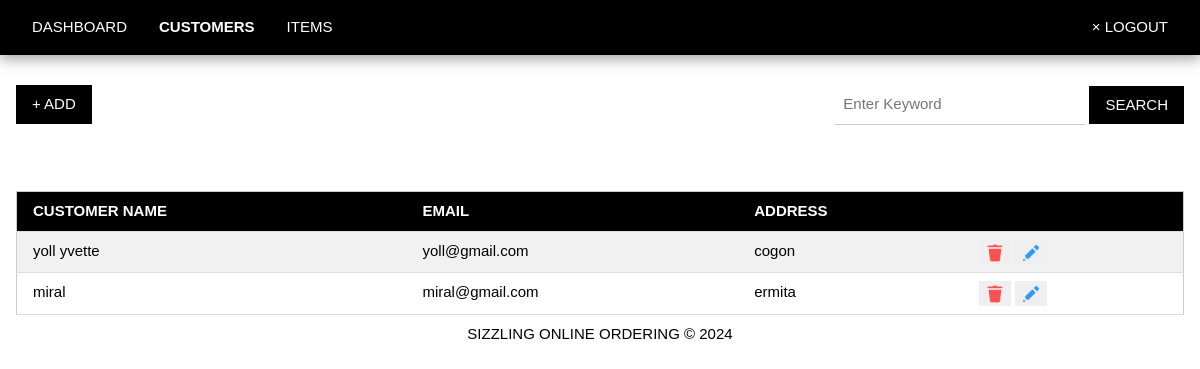
The page /admin/customers (signed in) on the database its author committed.
### tables this page shows
CREATE TABLE `Customer` (
'c_id' integer primary key autoincrement,
'c_name' varchar(50),
'email' varchar(100) unique on conflict ignore,
'c_address' varchar(100),
'password' varchar(50));

### app.py (the view)
@app.route("/admin/customers")
def admin_customers():
    if 'admin' in session:
        head = ['customer name','email','address']
        rows = getall('Customer')
        return render_template("admin_customers.html",title="admin",header=head,customerlist=rows,search=None)
    elif 'user' in session:
        return redirect(url_for("user_items"))
    else:
        flash("Login Properly!!!")
        return redirect(url_for("login"))

### dbhelper.py (called while the page is built)
def connect():
    return sqlite3.connect(database)

def getprocess(sql:str)->list:
    conn = connect()
    conn.row_factory = sqlite3.Row #return dictionary format
    cursor = conn.cursor()
    cursor.execute(sql)
    rows = cursor.fetchall()
    cursor.close()
    return rows

def getall(table)->list:
    sql:str = f"SELECT * FROM `{table}`"
    return getprocess(sql)

### templates/admin_customers.html (shortened to what this page needs)
{% extends 'base_admin.html' %}
{% block nav %}
	<a href="{{ url_for('admin_dashboard') }}" class="w3-bar-item w3-left w3-button w3-hover-white">DASHBOARD</a>
	<a href="{{ url_for('admin_customers') }}" class="w3-bar-item w3-left w3-button w3-hover-white" style="font-weight: bold">CUSTOMERS</a>
	<a href="{{ url_for('admin_items') }}" class="w3-bar-item w3-left w3-button w3-hover-white">ITEMS</a>
{% endblock %}
{% block content %}
	<div>
		<button style="display:inline" class="w3-button w3-black" onclick="document.getElementById('addmodal').style.display='block'">+ ADD</button>
		<form method="post" action="/admin/customers/search" style="display:inline" class="w3-right">
			<input type="text" name="search" id="search" class="w3-input" placeholder="Enter Keyword" style="width:250px;display:inline;" required>
			<input type="submit" value="SEARCH" class="w3-button w3-black">
		</form>
	</div>
	<br>
	<br><br>
	<div class="w3-responsive">
	<table class="w3-table-all w3-animate-top w3-hoverable w3-card-4">
		<tr class="w3-black">
			{% for h in header %}
				<th>{{ h | upper }}</th>
			{% endfor %}
			<th></th>
		</tr>
		{% for customer in customerlist %}
			<tr>
				<td>{{ customer['c_name'] }}</td>
				<td>{{ customer['email'] }}</td>
				<td>{{ customer['c_address'] }}</td>
				<td>
					<button style="cursor:pointer;border:none" onclick="deletecustomer('{{ customer['c_id'] }}')">
						<img width="20px" src="{{ url_for('static',filename='icons/delete.png') }}">
					</button>
					<button style="cursor:pointer;border:none" onclick="document.getElementById('updatemodal_{{ customer['c_id'] }}').style.display='block'">
						<img width="20px" src="{{ url_for('static',filename='icons/edit.png') }}">
					</button>
				</td>
			</tr>
		{% endfor%}
	</table>
	</div>
{% endblock %}

### rows shown on the page
Customer: c_name "yoll yvette", email "yoll@gmail.com", c_address "cogon"
Customer: c_name "miral", email "miral@gmail.com", c_address "ermita"

### other values the page prints
{{ h | upper }} "CUSTOMER NAME" "EMAIL" "ADDRESS"
